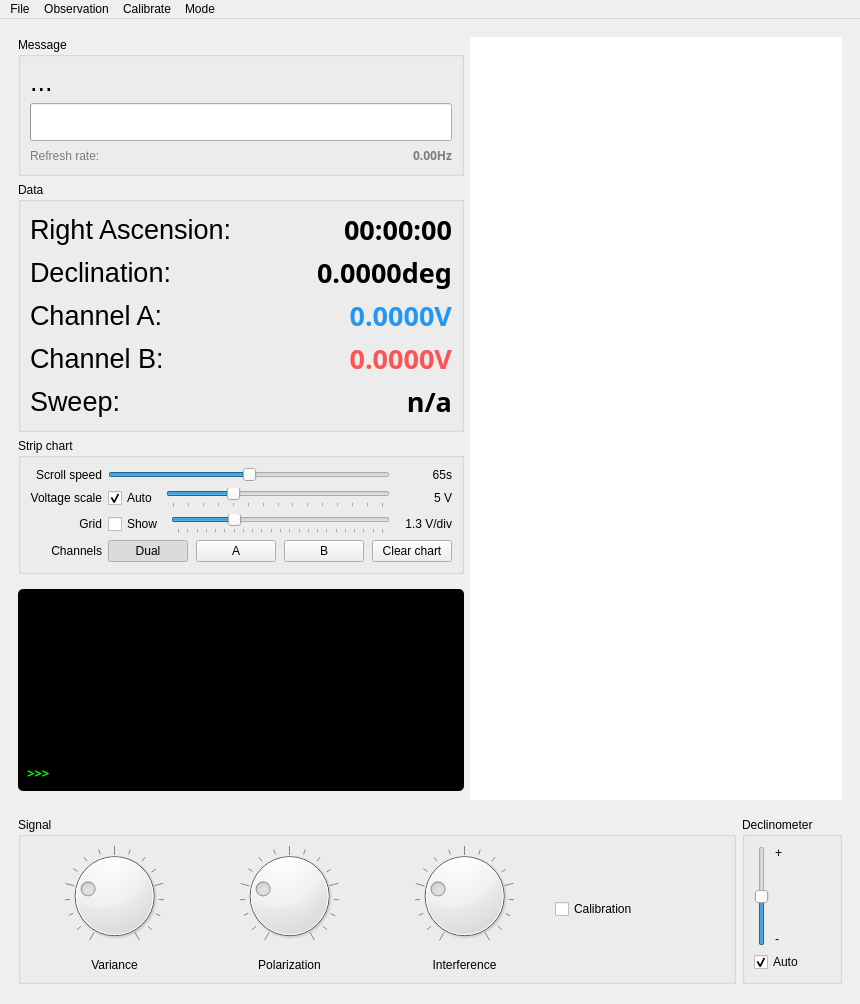
<?xml version="1.0" encoding="UTF-8"?>
<ui version="4.0">
 <class>MainWindow</class>
 <widget class="QMainWindow" name="MainWindow">
  <property name="geometry">
   <rect>
    <x>0</x>
    <y>0</y>
    <width>860</width>
    <height>1004</height>
   </rect>
  </property>
  <property name="minimumSize">
   <size>
    <width>860</width>
    <height>900</height>
   </size>
  </property>
  <property name="windowTitle">
   <string>MainWindow</string>
  </property>
  <property name="autoFillBackground">
   <bool>true</bool>
  </property>
  <widget class="QWidget" name="centralwidget">
   <layout class="QGridLayout" name="gridLayout">
    <item row="1" column="0">
     <widget class="QFrame" name="testing_frame">
      <property name="sizePolicy">
       <sizepolicy hsizetype="Preferred" vsizetype="Maximum">
        <horstretch>0</horstretch>
        <verstretch>0</verstretch>
       </sizepolicy>
      </property>
      <property name="minimumSize">
       <size>
        <width>0</width>
        <height>180</height>
       </size>
      </property>
      <layout class="QGridLayout" name="gridLayout_8">
       <property name="topMargin">
        <number>0</number>
       </property>
       <item row="0" column="1">
        <widget class="QGroupBox" name="dec_group_box">
         <property name="sizePolicy">
          <sizepolicy hsizetype="Maximum" vsizetype="Preferred">
           <horstretch>0</horstretch>
           <verstretch>0</verstretch>
          </sizepolicy>
         </property>
         <property name="title">
          <string>Declinometer</string>
         </property>
         <layout class="QGridLayout" name="gridLayout_9">
          <item row="0" column="1">
           <widget class="QLabel" name="north_label">
            <property name="text">
             <string>+</string>
            </property>
            <property name="alignment">
             <set>Qt::AlignLeading|Qt::AlignLeft|Qt::AlignTop</set>
            </property>
           </widget>
          </item>
          <item row="1" column="1">
           <widget class="QLabel" name="south_label">
            <property name="text">
             <string>-</string>
            </property>
            <property name="alignment">
             <set>Qt::AlignBottom|Qt::AlignLeading|Qt::AlignLeft</set>
            </property>
           </widget>
          </item>
          <item row="0" column="0" rowspan="2">
           <widget class="QSlider" name="declination_slider">
            <property name="minimum">
             <number>-99</number>
            </property>
            <property name="maximum">
             <number>99</number>
            </property>
            <property name="singleStep">
             <number>1</number>
            </property>
            <property name="value">
             <number>0</number>
            </property>
            <property name="tickInterval">
             <number>20</number>
            </property>
           </widget>
          </item>
          <item row="2" column="0" colspan="2">
           <widget class="QCheckBox" name="dec_auto_check_box">
            <property name="text">
             <string>Auto</string>
            </property>
            <property name="checked">
             <bool>true</bool>
            </property>
           </widget>
          </item>
         </layout>
        </widget>
       </item>
       <item row="0" column="0">
        <widget class="QGroupBox" name="signal_group_box">
         <property name="sizePolicy">
          <sizepolicy hsizetype="Expanding" vsizetype="Maximum">
           <horstretch>0</horstretch>
           <verstretch>0</verstretch>
          </sizepolicy>
         </property>
         <property name="title">
          <string>Signal</string>
         </property>
         <layout class="QGridLayout" name="gridLayout_6">
          <item row="3" column="2">
           <widget class="QLabel" name="polarization_label">
            <property name="text">
             <string>Polarization</string>
            </property>
            <property name="alignment">
             <set>Qt::AlignCenter</set>
            </property>
           </widget>
          </item>
          <item row="3" column="3">
           <widget class="QLabel" name="noise_label">
            <property name="text">
             <string>Interference</string>
            </property>
            <property name="alignment">
             <set>Qt::AlignCenter</set>
            </property>
           </widget>
          </item>
          <item row="3" column="0">
           <widget class="QLabel" name="variance_label">
            <property name="text">
             <string>Variance</string>
            </property>
            <property name="alignment">
             <set>Qt::AlignCenter</set>
            </property>
           </widget>
          </item>
          <item row="1" column="0">
           <widget class="QDial" name="variance_dial">
            <property name="minimum">
             <number>0</number>
            </property>
            <property name="maximum">
             <number>16</number>
            </property>
            <property name="pageStep">
             <number>4</number>
            </property>
            <property name="value">
             <number>4</number>
            </property>
            <property name="wrapping">
             <bool>false</bool>
            </property>
            <property name="notchTarget">
             <double>1.000000000000000</double>
            </property>
            <property name="notchesVisible">
             <bool>true</bool>
            </property>
           </widget>
          </item>
          <item row="1" column="3">
           <widget class="QDial" name="noise_dial">
            <property name="minimum">
             <number>0</number>
            </property>
            <property name="maximum">
             <number>16</number>
            </property>
            <property name="pageStep">
             <number>4</number>
            </property>
            <property name="value">
             <number>4</number>
            </property>
            <property name="wrapping">
             <bool>false</bool>
            </property>
            <property name="notchTarget">
             <double>1.000000000000000</double>
            </property>
            <property name="notchesVisible">
             <bool>true</bool>
            </property>
           </widget>
          </item>
          <item row="1" column="2">
           <widget class="QDial" name="polarization_dial">
            <property name="minimum">
             <number>0</number>
            </property>
            <property name="maximum">
             <number>16</number>
            </property>
            <property name="pageStep">
             <number>4</number>
            </property>
            <property name="value">
             <number>4</number>
            </property>
            <property name="wrapping">
             <bool>false</bool>
            </property>
            <property name="notchTarget">
             <double>1.000000000000000</double>
            </property>
            <property name="notchesVisible">
             <bool>true</bool>
            </property>
           </widget>
          </item>
          <item row="1" column="4" rowspan="3">
           <widget class="QCheckBox" name="calibration_check_box">
            <property name="text">
             <string>Calibration</string>
            </property>
           </widget>
          </item>
         </layout>
        </widget>
       </item>
      </layout>
     </widget>
    </item>
    <item row="0" column="0">
     <widget class="QFrame" name="main_frame">
      <layout class="QGridLayout" name="gridLayout_7">
       <item row="1" column="0">
        <widget class="QGroupBox" name="data_display_group">
         <property name="title">
          <string>Data</string>
         </property>
         <layout class="QGridLayout" name="gridLayout_2">
          <item row="3" column="1" colspan="2">
           <widget class="QLabel" name="channelA_value">
            <property name="palette">
             <palette>
              <active>
               <colorrole role="WindowText">
                <brush brushstyle="SolidPattern">
                 <color alpha="255">
                  <red>33</red>
                  <green>150</green>
                  <blue>243</blue>
                 </color>
                </brush>
               </colorrole>
               <colorrole role="Text">
                <brush brushstyle="SolidPattern">
                 <color alpha="255">
                  <red>33</red>
                  <green>150</green>
                  <blue>243</blue>
                 </color>
                </brush>
               </colorrole>
              </active>
              <inactive>
               <colorrole role="WindowText">
                <brush brushstyle="SolidPattern">
                 <color alpha="255">
                  <red>33</red>
                  <green>150</green>
                  <blue>243</blue>
                 </color>
                </brush>
               </colorrole>
               <colorrole role="Text">
                <brush brushstyle="SolidPattern">
                 <color alpha="255">
                  <red>33</red>
                  <green>150</green>
                  <blue>243</blue>
                 </color>
                </brush>
               </colorrole>
              </inactive>
              <disabled>
               <colorrole role="WindowText">
                <brush brushstyle="SolidPattern">
                 <color alpha="255">
                  <red>127</red>
                  <green>127</green>
                  <blue>127</blue>
                 </color>
                </brush>
               </colorrole>
               <colorrole role="Text">
                <brush brushstyle="SolidPattern">
                 <color alpha="255">
                  <red>127</red>
                  <green>127</green>
                  <blue>127</blue>
                 </color>
                </brush>
               </colorrole>
              </disabled>
             </palette>
            </property>
            <property name="font">
             <font>
              <family>Iosevka Aile</family>
              <pointsize>20</pointsize>
              <weight>75</weight>
              <bold>true</bold>
             </font>
            </property>
            <property name="text">
             <string>0.0000V</string>
            </property>
            <property name="alignment">
             <set>Qt::AlignRight|Qt::AlignTrailing|Qt::AlignVCenter</set>
            </property>
           </widget>
          </item>
          <item row="5" column="0">
           <widget class="QLabel" name="sweep_label">
            <property name="font">
             <font>
              <pointsize>20</pointsize>
             </font>
            </property>
            <property name="text">
             <string>Sweep:</string>
            </property>
           </widget>
          </item>
          <item row="4" column="1" colspan="2">
           <widget class="QLabel" name="channelB_value">
            <property name="palette">
             <palette>
              <active>
               <colorrole role="WindowText">
                <brush brushstyle="SolidPattern">
                 <color alpha="255">
                  <red>255</red>
                  <green>82</green>
                  <blue>82</blue>
                 </color>
                </brush>
               </colorrole>
               <colorrole role="Text">
                <brush brushstyle="SolidPattern">
                 <color alpha="255">
                  <red>255</red>
                  <green>82</green>
                  <blue>82</blue>
                 </color>
                </brush>
               </colorrole>
              </active>
              <inactive>
               <colorrole role="WindowText">
                <brush brushstyle="SolidPattern">
                 <color alpha="255">
                  <red>255</red>
                  <green>82</green>
                  <blue>82</blue>
                 </color>
                </brush>
               </colorrole>
               <colorrole role="Text">
                <brush brushstyle="SolidPattern">
                 <color alpha="255">
                  <red>255</red>
                  <green>82</green>
                  <blue>82</blue>
                 </color>
                </brush>
               </colorrole>
              </inactive>
              <disabled>
               <colorrole role="WindowText">
                <brush brushstyle="SolidPattern">
                 <color alpha="255">
                  <red>127</red>
                  <green>127</green>
                  <blue>127</blue>
                 </color>
                </brush>
               </colorrole>
               <colorrole role="Text">
                <brush brushstyle="SolidPattern">
                 <color alpha="255">
                  <red>127</red>
                  <green>127</green>
                  <blue>127</blue>
                 </color>
                </brush>
               </colorrole>
              </disabled>
             </palette>
            </property>
            <property name="font">
             <font>
              <family>Iosevka Aile</family>
              <pointsize>20</pointsize>
              <weight>75</weight>
              <bold>true</bold>
             </font>
            </property>
            <property name="text">
             <string>0.0000V</string>
            </property>
            <property name="alignment">
             <set>Qt::AlignRight|Qt::AlignTrailing|Qt::AlignVCenter</set>
            </property>
           </widget>
          </item>
          <item row="1" column="1" colspan="2">
           <widget class="QLabel" name="ra_value">
            <property name="font">
             <font>
              <family>Iosevka Aile</family>
              <pointsize>20</pointsize>
              <weight>75</weight>
              <bold>true</bold>
             </font>
            </property>
            <property name="text">
             <string>00:00:00</string>
            </property>
            <property name="scaledContents">
             <bool>false</bool>
            </property>
            <property name="alignment">
             <set>Qt::AlignRight|Qt::AlignTrailing|Qt::AlignVCenter</set>
            </property>
           </widget>
          </item>
          <item row="3" column="0">
           <widget class="QLabel" name="channelA_label">
            <property name="font">
             <font>
              <pointsize>20</pointsize>
             </font>
            </property>
            <property name="text">
             <string>Channel A:</string>
            </property>
           </widget>
          </item>
          <item row="5" column="2">
           <widget class="QLabel" name="sweep_value">
            <property name="font">
             <font>
              <family>Iosevka Aile</family>
              <pointsize>20</pointsize>
              <weight>75</weight>
              <bold>true</bold>
             </font>
            </property>
            <property name="text">
             <string>n/a</string>
            </property>
            <property name="scaledContents">
             <bool>false</bool>
            </property>
            <property name="alignment">
             <set>Qt::AlignRight|Qt::AlignTrailing|Qt::AlignVCenter</set>
            </property>
           </widget>
          </item>
          <item row="2" column="0">
           <widget class="QLabel" name="dec_label">
            <property name="font">
             <font>
              <pointsize>20</pointsize>
             </font>
            </property>
            <property name="text">
             <string>Declination:</string>
            </property>
           </widget>
          </item>
          <item row="2" column="1" colspan="2">
           <widget class="QLabel" name="dec_value">
            <property name="font">
             <font>
              <family>Iosevka Aile</family>
              <pointsize>20</pointsize>
              <weight>75</weight>
              <bold>true</bold>
             </font>
            </property>
            <property name="text">
             <string>0.0000deg</string>
            </property>
            <property name="scaledContents">
             <bool>false</bool>
            </property>
            <property name="alignment">
             <set>Qt::AlignRight|Qt::AlignTrailing|Qt::AlignVCenter</set>
            </property>
           </widget>
          </item>
          <item row="4" column="0">
           <widget class="QLabel" name="channelB_label">
            <property name="font">
             <font>
              <pointsize>20</pointsize>
             </font>
            </property>
            <property name="text">
             <string>Channel B:</string>
            </property>
           </widget>
          </item>
          <item row="1" column="0">
           <widget class="QLabel" name="ra_label">
            <property name="font">
             <font>
              <pointsize>20</pointsize>
             </font>
            </property>
            <property name="text">
             <string>Right Ascension:</string>
            </property>
           </widget>
          </item>
         </layout>
        </widget>
       </item>
       <item row="2" column="0">
        <widget class="QGroupBox" name="stripchart_control_group">
         <property name="title">
          <string>Strip chart</string>
         </property>
         <layout class="QGridLayout" name="gridLayout_4" columnstretch="0,1,0">
          <item row="0" column="0">
           <widget class="QLabel" name="stripchart_speed_label">
            <property name="text">
             <string>Scroll speed</string>
            </property>
            <property name="alignment">
             <set>Qt::AlignRight|Qt::AlignTrailing|Qt::AlignVCenter</set>
            </property>
           </widget>
          </item>
          <item row="0" column="1">
           <widget class="QSlider" name="stripchart_speed_slider">
            <property name="toolTip">
             <string>How quickly the chart scrolls; the readout shows the visible time window in seconds.</string>
            </property>
            <property name="maximum">
             <number>1000</number>
            </property>
            <property name="value">
             <number>500</number>
            </property>
            <property name="orientation">
             <enum>Qt::Horizontal</enum>
            </property>
            <property name="tickPosition">
             <enum>QSlider::NoTicks</enum>
            </property>
           </widget>
          </item>
          <item row="0" column="2">
           <widget class="QLabel" name="stripchart_speed_value_label">
            <property name="minimumSize">
             <size>
              <width>56</width>
              <height>0</height>
             </size>
            </property>
            <property name="toolTip">
             <string>How quickly the chart scrolls; the readout shows the visible time window in seconds.</string>
            </property>
            <property name="text">
             <string>65s</string>
            </property>
            <property name="alignment">
             <set>Qt::AlignRight|Qt::AlignTrailing|Qt::AlignVCenter</set>
            </property>
            <property name="role" stdset="0">
             <string>readout</string>
            </property>
           </widget>
          </item>
          <item row="1" column="0">
           <widget class="QLabel" name="stripchart_voltage_label">
            <property name="text">
             <string>Voltage scale</string>
            </property>
            <property name="alignment">
             <set>Qt::AlignRight|Qt::AlignTrailing|Qt::AlignVCenter</set>
            </property>
           </widget>
          </item>
          <item row="1" column="1">
           <layout class="QHBoxLayout" name="stripchart_voltage_layout" stretch="0,1">
            <property name="spacing">
             <number>8</number>
            </property>
            <item>
             <widget class="QCheckBox" name="stripchart_dynamic_scale_checkbox">
              <property name="toolTip">
               <string>Auto-fit the voltage axis to incoming data; when off, use the manual slider.</string>
              </property>
              <property name="text">
               <string>Auto</string>
              </property>
              <property name="checked">
               <bool>true</bool>
              </property>
             </widget>
            </item>
            <item>
             <widget class="QSlider" name="stripchart_max_voltage_slider">
              <property name="toolTip">
               <string>Manual maximum voltage when Auto is off.</string>
              </property>
              <property name="minimum">
               <number>1</number>
              </property>
              <property name="maximum">
               <number>15</number>
              </property>
              <property name="value">
               <number>5</number>
              </property>
              <property name="orientation">
               <enum>Qt::Horizontal</enum>
              </property>
              <property name="tickPosition">
               <enum>QSlider::TicksBelow</enum>
              </property>
              <property name="tickInterval">
               <number>1</number>
              </property>
             </widget>
            </item>
           </layout>
          </item>
          <item row="1" column="2">
           <widget class="QLabel" name="stripchart_max_voltage_value_label">
            <property name="minimumSize">
             <size>
              <width>56</width>
              <height>0</height>
             </size>
            </property>
            <property name="toolTip">
             <string>Manual maximum voltage when Auto is off.</string>
            </property>
            <property name="text">
             <string>5 V</string>
            </property>
            <property name="alignment">
             <set>Qt::AlignRight|Qt::AlignTrailing|Qt::AlignVCenter</set>
            </property>
            <property name="role" stdset="0">
             <string>readout</string>
            </property>
           </widget>
          </item>
          <item row="2" column="0">
           <widget class="QLabel" name="stripchart_grid_label">
            <property name="text">
             <string>Grid</string>
            </property>
            <property name="alignment">
             <set>Qt::AlignRight|Qt::AlignTrailing|Qt::AlignVCenter</set>
            </property>
           </widget>
          </item>
          <item row="2" column="1">
           <layout class="QHBoxLayout" name="stripchart_grid_layout" stretch="0,1">
            <property name="spacing">
             <number>8</number>
            </property>
            <item>
             <widget class="QCheckBox" name="stripchart_grid_checkbox">
              <property name="toolTip">
               <string>Show grid lines on the chart.</string>
              </property>
              <property name="text">
               <string>Show</string>
              </property>
             </widget>
            </item>
            <item>
             <widget class="QSlider" name="stripchart_grid_density_slider">
              <property name="toolTip">
               <string>Voltage step per grid division.</string>
              </property>
              <property name="minimum">
               <number>2</number>
              </property>
              <property name="maximum">
               <number>24</number>
              </property>
              <property name="value">
               <number>8</number>
              </property>
              <property name="orientation">
               <enum>Qt::Horizontal</enum>
              </property>
              <property name="tickPosition">
               <enum>QSlider::TicksBelow</enum>
              </property>
              <property name="tickInterval">
               <number>1</number>
              </property>
             </widget>
            </item>
           </layout>
          </item>
          <item row="2" column="2">
           <widget class="QLabel" name="stripchart_grid_density_value_label">
            <property name="minimumSize">
             <size>
              <width>56</width>
              <height>0</height>
             </size>
            </property>
            <property name="toolTip">
             <string>Voltage step per grid division.</string>
            </property>
            <property name="text">
             <string>1.3 V/div</string>
            </property>
            <property name="alignment">
             <set>Qt::AlignRight|Qt::AlignTrailing|Qt::AlignVCenter</set>
            </property>
            <property name="role" stdset="0">
             <string>readout</string>
            </property>
           </widget>
          </item>
          <item row="3" column="0">
           <widget class="QLabel" name="stripchart_channels_label">
            <property name="text">
             <string>Channels</string>
            </property>
            <property name="alignment">
             <set>Qt::AlignRight|Qt::AlignTrailing|Qt::AlignVCenter</set>
            </property>
           </widget>
          </item>
          <item row="3" column="1" colspan="2">
           <layout class="QHBoxLayout" name="stripchart_actions_layout" stretch="0,0,0,1,0">
            <property name="spacing">
             <number>8</number>
            </property>
            <item>
             <widget class="QPushButton" name="channel_dual_button">
              <property name="toolTip">
               <string>Show both channels.</string>
              </property>
              <property name="checkable">
               <bool>true</bool>
              </property>
              <property name="checked">
               <bool>true</bool>
              </property>
              <property name="text">
               <string>Dual</string>
              </property>
              <attribute name="buttonGroup">
               <string notr="true">channel_button_group</string>
              </attribute>
             </widget>
            </item>
            <item>
             <widget class="QPushButton" name="channel_a_button">
              <property name="toolTip">
               <string>Show only channel A.</string>
              </property>
              <property name="checkable">
               <bool>true</bool>
              </property>
              <property name="text">
               <string>A</string>
              </property>
              <attribute name="buttonGroup">
               <string notr="true">channel_button_group</string>
              </attribute>
             </widget>
            </item>
            <item>
             <widget class="QPushButton" name="channel_b_button">
              <property name="toolTip">
               <string>Show only channel B.</string>
              </property>
              <property name="checkable">
               <bool>true</bool>
              </property>
              <property name="text">
               <string>B</string>
              </property>
              <attribute name="buttonGroup">
               <string notr="true">channel_button_group</string>
              </attribute>
             </widget>
            </item>
            <item>
             <spacer name="horizontalSpacer_6">
              <property name="orientation">
               <enum>Qt::Horizontal</enum>
              </property>
              <property name="sizeHint" stdset="0">
               <size>
                <width>40</width>
                <height>20</height>
               </size>
              </property>
             </spacer>
            </item>
            <item>
             <widget class="QPushButton" name="chart_clear_button">
              <property name="toolTip">
               <string>Discard the currently plotted samples.</string>
              </property>
              <property name="text">
               <string>Clear chart</string>
              </property>
             </widget>
            </item>
           </layout>
          </item>
         </layout>
        </widget>
       </item>
       <item row="3" column="0">
        <widget class="QFrame" name="console_background">
         <layout class="QGridLayout" name="gridLayout_11">
          <property name="leftMargin">
           <number>0</number>
          </property>
          <property name="rightMargin">
           <number>0</number>
          </property>
          <item row="0" column="0">
           <widget class="QFrame" name="console_inner_frame_2">
            <property name="styleSheet">
             <string notr="true">background: black; border-radius: 5px</string>
            </property>
            <layout class="QGridLayout" name="gridLayout_12">
             <item row="0" column="0">
              <widget class="QLabel" name="console_label">
               <property name="sizePolicy">
                <sizepolicy hsizetype="Expanding" vsizetype="Preferred">
                 <horstretch>0</horstretch>
                 <verstretch>0</verstretch>
                </sizepolicy>
               </property>
               <property name="font">
                <font>
                 <family>Iosevka Aile</family>
                 <pointsize>10</pointsize>
                 <weight>75</weight>
                 <bold>true</bold>
                </font>
               </property>
               <property name="styleSheet">
                <string notr="true">color: #0f0</string>
               </property>
               <property name="text">
                <string>&gt;&gt;&gt;</string>
               </property>
               <property name="alignment">
                <set>Qt::AlignBottom|Qt::AlignLeading|Qt::AlignLeft</set>
               </property>
              </widget>
             </item>
             <item row="0" column="1">
              <widget class="QGraphicsView" name="dec_view">
               <property name="sizePolicy">
                <sizepolicy hsizetype="Fixed" vsizetype="Preferred">
                 <horstretch>0</horstretch>
                 <verstretch>0</verstretch>
                </sizepolicy>
               </property>
               <property name="styleSheet">
                <string notr="true">background: transparent</string>
               </property>
               <property name="frameShape">
                <enum>QFrame::NoFrame</enum>
               </property>
               <property name="frameShadow">
                <enum>QFrame::Plain</enum>
               </property>
               <property name="verticalScrollBarPolicy">
                <enum>Qt::ScrollBarAlwaysOff</enum>
               </property>
               <property name="horizontalScrollBarPolicy">
                <enum>Qt::ScrollBarAlwaysOff</enum>
               </property>
               <property name="renderHints">
                <set>QPainter::Antialiasing|QPainter::TextAntialiasing</set>
               </property>
              </widget>
             </item>
            </layout>
           </widget>
          </item>
         </layout>
        </widget>
       </item>
       <item row="0" column="0">
        <widget class="QGroupBox" name="message_group_box">
         <property name="sizePolicy">
          <sizepolicy hsizetype="Preferred" vsizetype="Preferred">
           <horstretch>4</horstretch>
           <verstretch>0</verstretch>
          </sizepolicy>
         </property>
         <property name="title">
          <string>Message</string>
         </property>
         <layout class="QGridLayout" name="gridLayout_5">
          <item row="2" column="1">
           <widget class="QLabel" name="refresh_value">
            <property name="font">
             <font>
              <family>Iosevka Aile</family>
              <weight>75</weight>
              <bold>true</bold>
             </font>
            </property>
            <property name="styleSheet">
             <string notr="true">color: #7a7c7e</string>
            </property>
            <property name="text">
             <string>0.00Hz</string>
            </property>
            <property name="alignment">
             <set>Qt::AlignRight|Qt::AlignTrailing|Qt::AlignVCenter</set>
            </property>
           </widget>
          </item>
          <item row="0" column="0" colspan="2">
           <widget class="QLabel" name="message_label">
            <property name="font">
             <font>
              <pointsize>20</pointsize>
             </font>
            </property>
            <property name="text">
             <string>...</string>
            </property>
           </widget>
          </item>
          <item row="1" column="0" colspan="2">
           <widget class="QProgressBar" name="progressBar">
            <property name="font">
             <font>
              <family>Iosevka Aile</family>
              <pointsize>16</pointsize>
             </font>
            </property>
            <property name="maximum">
             <number>1000</number>
            </property>
            <property name="alignment">
             <set>Qt::AlignLeading|Qt::AlignLeft|Qt::AlignVCenter</set>
            </property>
            <property name="invertedAppearance">
             <bool>false</bool>
            </property>
           </widget>
          </item>
          <item row="2" column="0">
           <widget class="QLabel" name="refresh_label">
            <property name="styleSheet">
             <string notr="true">color: #7a7c7e</string>
            </property>
            <property name="text">
             <string>Refresh rate:</string>
            </property>
           </widget>
          </item>
         </layout>
        </widget>
       </item>
       <item row="0" column="2" rowspan="4">
        <widget class="QFrame" name="output_frame">
         <property name="sizePolicy">
          <sizepolicy hsizetype="Preferred" vsizetype="Preferred">
           <horstretch>5</horstretch>
           <verstretch>0</verstretch>
          </sizepolicy>
         </property>
         <property name="minimumSize">
          <size>
           <width>360</width>
           <height>0</height>
          </size>
         </property>
         <layout class="QGridLayout" name="gridLayout_10">
          <property name="leftMargin">
           <number>0</number>
          </property>
          <property name="topMargin">
           <number>0</number>
          </property>
          <property name="rightMargin">
           <number>0</number>
          </property>
          <property name="bottomMargin">
           <number>0</number>
          </property>
          <item row="0" column="0">
           <widget class="QChartView" name="stripchart">
            <property name="frameShape">
             <enum>QFrame::NoFrame</enum>
            </property>
            <property name="frameShadow">
             <enum>QFrame::Plain</enum>
            </property>
           </widget>
          </item>
         </layout>
        </widget>
       </item>
      </layout>
     </widget>
    </item>
   </layout>
  </widget>
  <widget class="QMenuBar" name="menubar">
   <widget class="QMenu" name="menuCalibration">
    <property name="title">
     <string>Calibrate</string>
    </property>
    <addaction name="actionRA"/>
    <addaction name="actionDec"/>
   </widget>
   <widget class="QMenu" name="menuFile">
    <property name="title">
     <string>File</string>
    </property>
    <addaction name="actionHelp"/>
    <addaction name="actionInfo"/>
    <addaction name="separator"/>
    <addaction name="actionQuit"/>
   </widget>
   <widget class="QMenu" name="menuMode">
    <property name="title">
     <string>Mode</string>
    </property>
    <widget class="QMenu" name="menuTheme">
     <property name="title">
      <string>Theme</string>
     </property>
     <addaction name="actionThemeSystem"/>
     <addaction name="actionThemeLight"/>
     <addaction name="actionThemeDark"/>
    </widget>
    <addaction name="actionNormal"/>
    <addaction name="actionTesting"/>
    <addaction name="separator"/>
    <addaction name="actionLegacy"/>
    <addaction name="separator"/>
    <addaction name="menuTheme"/>
   </widget>
   <widget class="QMenu" name="menuObservation">
    <property name="title">
     <string>Observation</string>
    </property>
    <addaction name="actionScan"/>
    <addaction name="actionSurvey"/>
    <addaction name="actionSpectrum"/>
    <addaction name="separator"/>
    <addaction name="actionGetInfo"/>
   </widget>
   <addaction name="menuFile"/>
   <addaction name="menuObservation"/>
   <addaction name="menuCalibration"/>
   <addaction name="menuMode"/>
  </widget>
  <action name="actionRA">
   <property name="text">
    <string>RA...</string>
   </property>
   <property name="shortcut">
    <string>Ctrl+R</string>
   </property>
  </action>
  <action name="actionDec">
   <property name="text">
    <string>Dec...</string>
   </property>
   <property name="shortcut">
    <string>Ctrl+D</string>
   </property>
  </action>
  <action name="actionSurvey">
   <property name="text">
    <string>New Survey...</string>
   </property>
   <property name="shortcut">
    <string>Ctrl+2</string>
   </property>
  </action>
  <action name="actionInfo">
   <property name="text">
    <string>Credits...</string>
   </property>
  </action>
  <action name="actionQuit">
   <property name="text">
    <string>Exit</string>
   </property>
   <property name="shortcut">
    <string>Esc</string>
   </property>
  </action>
  <action name="actionHelp">
   <property name="enabled">
    <bool>false</bool>
   </property>
   <property name="text">
    <string>Help...</string>
   </property>
  </action>
  <action name="actionScan">
   <property name="text">
    <string>New Scan...</string>
   </property>
   <property name="shortcut">
    <string>Ctrl+1</string>
   </property>
  </action>
  <action name="actionSpectrum">
   <property name="text">
    <string>New Spectrum...</string>
   </property>
   <property name="shortcut">
    <string>Ctrl+3</string>
   </property>
  </action>
  <action name="actionNormal">
   <property name="checkable">
    <bool>true</bool>
   </property>
   <property name="text">
    <string>Normal</string>
   </property>
   <property name="shortcut">
    <string>Ctrl+N</string>
   </property>
  </action>
  <action name="actionTesting">
   <property name="checkable">
    <bool>true</bool>
   </property>
   <property name="text">
    <string>Testing</string>
   </property>
   <property name="shortcut">
    <string>Ctrl+T</string>
   </property>
  </action>
  <action name="actionLegacy">
   <property name="checkable">
    <bool>true</bool>
   </property>
   <property name="text">
    <string>Legacy</string>
   </property>
  </action>
  <action name="actionGetInfo">
   <property name="enabled">
    <bool>false</bool>
   </property>
   <property name="text">
    <string>Get Info...</string>
   </property>
   <property name="shortcut">
    <string>Ctrl+I</string>
   </property>
  </action>
  <action name="actionThemeSystem">
   <property name="checkable">
    <bool>true</bool>
   </property>
   <property name="checked">
    <bool>true</bool>
   </property>
   <property name="text">
    <string>System</string>
   </property>
  </action>
  <action name="actionThemeLight">
   <property name="checkable">
    <bool>true</bool>
   </property>
   <property name="text">
    <string>Light</string>
   </property>
  </action>
  <action name="actionThemeDark">
   <property name="checkable">
    <bool>true</bool>
   </property>
   <property name="text">
    <string>Dark</string>
   </property>
  </action>
 </widget>
 <customwidgets>
  <customwidget>
   <class>QChartView</class>
   <extends>QGraphicsView</extends>
    <header>PySide6.QtCharts</header>
  </customwidget>
 </customwidgets>
 <tabstops>
   <tabstop>stripchart_speed_slider</tabstop>
   <tabstop>stripchart_dynamic_scale_checkbox</tabstop>
   <tabstop>stripchart_max_voltage_slider</tabstop>
   <tabstop>stripchart_grid_checkbox</tabstop>
   <tabstop>stripchart_grid_density_slider</tabstop>
   <tabstop>channel_dual_button</tabstop>
   <tabstop>channel_a_button</tabstop>
   <tabstop>channel_b_button</tabstop>
   <tabstop>chart_clear_button</tabstop>
   <tabstop>dec_view</tabstop>
  <tabstop>variance_dial</tabstop>
  <tabstop>polarization_dial</tabstop>
  <tabstop>noise_dial</tabstop>
  <tabstop>calibration_check_box</tabstop>
  <tabstop>declination_slider</tabstop>
 </tabstops>
 <resources/>
 <connections>
  <connection>
   <sender>actionQuit</sender>
   <signal>triggered()</signal>
   <receiver>MainWindow</receiver>
   <slot>close()</slot>
   <hints>
    <hint type="sourcelabel">
     <x>-1</x>
     <y>-1</y>
    </hint>
    <hint type="destinationlabel">
     <x>341</x>
     <y>288</y>
    </hint>
   </hints>
  </connection>
 </connections>
 <buttongroups>
  <buttongroup name="channel_button_group"/>
 </buttongroups>
</ui>
